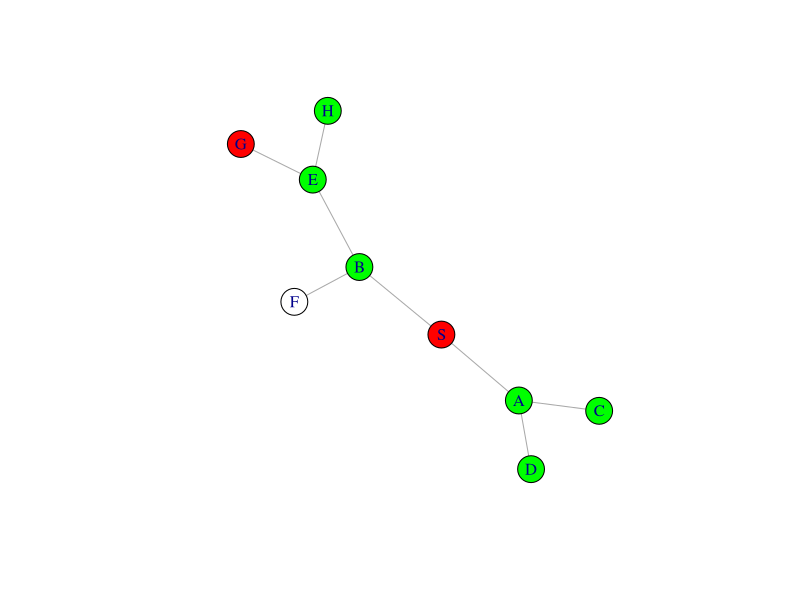

The R script that drew this image:
library(igraph)
library(stringr)
adjList<-list(c('A', 'B'),
              c('C', 'D'),
              c('E', 'F'),
              'A',
              'A',
              c('H', 'G'),
              'B',
              'E',
              'E')
names(adjList)<-c('S',
                  'A',
                  'B',
                  'C',
                  'D',
                  'E',
                  'F',
                  'H',
                  'G')
graph<-stack(adjList)
#plot(g,directed=FALSE)
temp<-as.data.frame(graph)
x<-paste(temp$values,temp$ind,sep=",")
temp$y = unname(sapply(x, function(x) {
  paste(sort(str_trim(strsplit(x[1], ',')[[1]])), collapse=',')} ))
temp<-temp[!duplicated(temp$y), ]
print(temp)
temp<-temp[,-3]
print(temp)
dfs<-function(start,goal){
  open<-c()
  closed<-c()
  i<-1
  j<-1
  open[1]<-start
  while(!is.null(open[1])){
    n<-open[1]
    print(n)
    if(n==goal){
      closed[j]<-n
      open=open[-1]
      break
    }
    closed[j]<-open[i]
    V(temp)[open[i]]$color<-"red"
    j<-j+1
    count<-0
    neighbor=c()
    k<-1
    len<-length(adjList[open[i]][[1]])
    for(val in 1:len){
      neighbor[k]<-adjList[open[i]][[1]][val]
      k<-k+1
    }
    cat("Neighbors of  ",open[i],"are ",neighbor,"\n")
    neighbor<-neighbor[!neighbor %in% open]
    neighbor<-neighbor[!neighbor %in% closed]
    open<-append(neighbor,open)
    open<-open[-(length(neighbor)+1)]
  }
  return(closed)
}
temp<-graph.data.frame(temp,directed=FALSE)
k1<-dfs('S','G')
print(k1)
for(i in 1:length(k1))
{
  V(temp)[k1[i]]$color<-"green"
}
V(temp)["S"]$color<-"red"
V(temp)["G"]$color<-"red"
plot(temp)